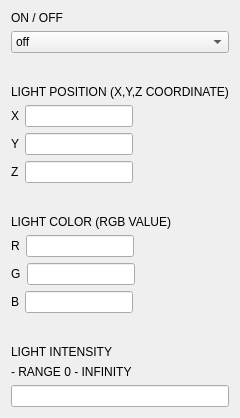
        <widget class="QWidget" name="tab_27">
         <attribute name="title">
          <string>LIGHT 6</string>
         </attribute>
         <layout class="QFormLayout" name="formLayout_20">
          <item row="0" column="0">
           <widget class="QLabel" name="label_163">
            <property name="text">
             <string>ON / OFF</string>
            </property>
           </widget>
          </item>
          <item row="2" column="0">
           <spacer name="verticalSpacer_44">
            <property name="orientation">
             <enum>Qt::Vertical</enum>
            </property>
            <property name="sizeHint" stdset="0">
             <size>
              <width>20</width>
              <height>20</height>
             </size>
            </property>
           </spacer>
          </item>
          <item row="3" column="0">
           <widget class="QLabel" name="label_164">
            <property name="text">
             <string>LIGHT POSITION (X,Y,Z COORDINATE)</string>
            </property>
           </widget>
          </item>
          <item row="4" column="0">
           <layout class="QHBoxLayout" name="horizontalLayout_84">
            <item>
             <widget class="QLabel" name="label_165">
              <property name="text">
               <string>X</string>
              </property>
             </widget>
            </item>
            <item>
             <widget class="QLineEdit" name="lineEdit_101"/>
            </item>
           </layout>
          </item>
          <item row="5" column="0">
           <layout class="QHBoxLayout" name="horizontalLayout_85">
            <item>
             <widget class="QLabel" name="label_166">
              <property name="text">
               <string>Y</string>
              </property>
             </widget>
            </item>
            <item>
             <widget class="QLineEdit" name="lineEdit_102"/>
            </item>
           </layout>
          </item>
          <item row="6" column="0">
           <layout class="QHBoxLayout" name="horizontalLayout_86">
            <item>
             <widget class="QLabel" name="label_167">
              <property name="text">
               <string>Z</string>
              </property>
             </widget>
            </item>
            <item>
             <widget class="QLineEdit" name="lineEdit_103"/>
            </item>
           </layout>
          </item>
          <item row="7" column="0">
           <spacer name="verticalSpacer_45">
            <property name="orientation">
             <enum>Qt::Vertical</enum>
            </property>
            <property name="sizeHint" stdset="0">
             <size>
              <width>20</width>
              <height>20</height>
             </size>
            </property>
           </spacer>
          </item>
          <item row="8" column="0">
           <widget class="QLabel" name="label_168">
            <property name="text">
             <string>LIGHT COLOR (RGB VALUE)</string>
            </property>
           </widget>
          </item>
          <item row="9" column="0">
           <layout class="QHBoxLayout" name="horizontalLayout_87">
            <item>
             <widget class="QLabel" name="label_169">
              <property name="text">
               <string>R</string>
              </property>
             </widget>
            </item>
            <item>
             <widget class="QLineEdit" name="lineEdit_104"/>
            </item>
           </layout>
          </item>
          <item row="10" column="0">
           <layout class="QHBoxLayout" name="horizontalLayout_88">
            <item>
             <widget class="QLabel" name="label_170">
              <property name="text">
               <string>G</string>
              </property>
             </widget>
            </item>
            <item>
             <widget class="QLineEdit" name="lineEdit_105"/>
            </item>
           </layout>
          </item>
          <item row="11" column="0">
           <layout class="QHBoxLayout" name="horizontalLayout_89">
            <item>
             <widget class="QLabel" name="label_171">
              <property name="text">
               <string>B</string>
              </property>
             </widget>
            </item>
            <item>
             <widget class="QLineEdit" name="lineEdit_106"/>
            </item>
           </layout>
          </item>
          <item row="12" column="0">
           <spacer name="verticalSpacer_46">
            <property name="orientation">
             <enum>Qt::Vertical</enum>
            </property>
            <property name="sizeHint" stdset="0">
             <size>
              <width>20</width>
              <height>20</height>
             </size>
            </property>
           </spacer>
          </item>
          <item row="13" column="0">
           <widget class="QLabel" name="label_172">
            <property name="text">
             <string>LIGHT INTENSITY</string>
            </property>
           </widget>
          </item>
          <item row="14" column="0">
           <widget class="QLabel" name="label_173">
            <property name="text">
             <string>- RANGE 0 - INFINITY</string>
            </property>
           </widget>
          </item>
          <item row="1" column="0" colspan="2">
           <widget class="QComboBox" name="comboBox_25">
            <item>
             <property name="text">
              <string>off</string>
             </property>
            </item>
            <item>
             <property name="text">
              <string>on</string>
             </property>
            </item>
           </widget>
          </item>
          <item row="15" column="0" colspan="2">
           <widget class="QLineEdit" name="lineEdit_107"/>
          </item>
         </layout>
        </widget>
